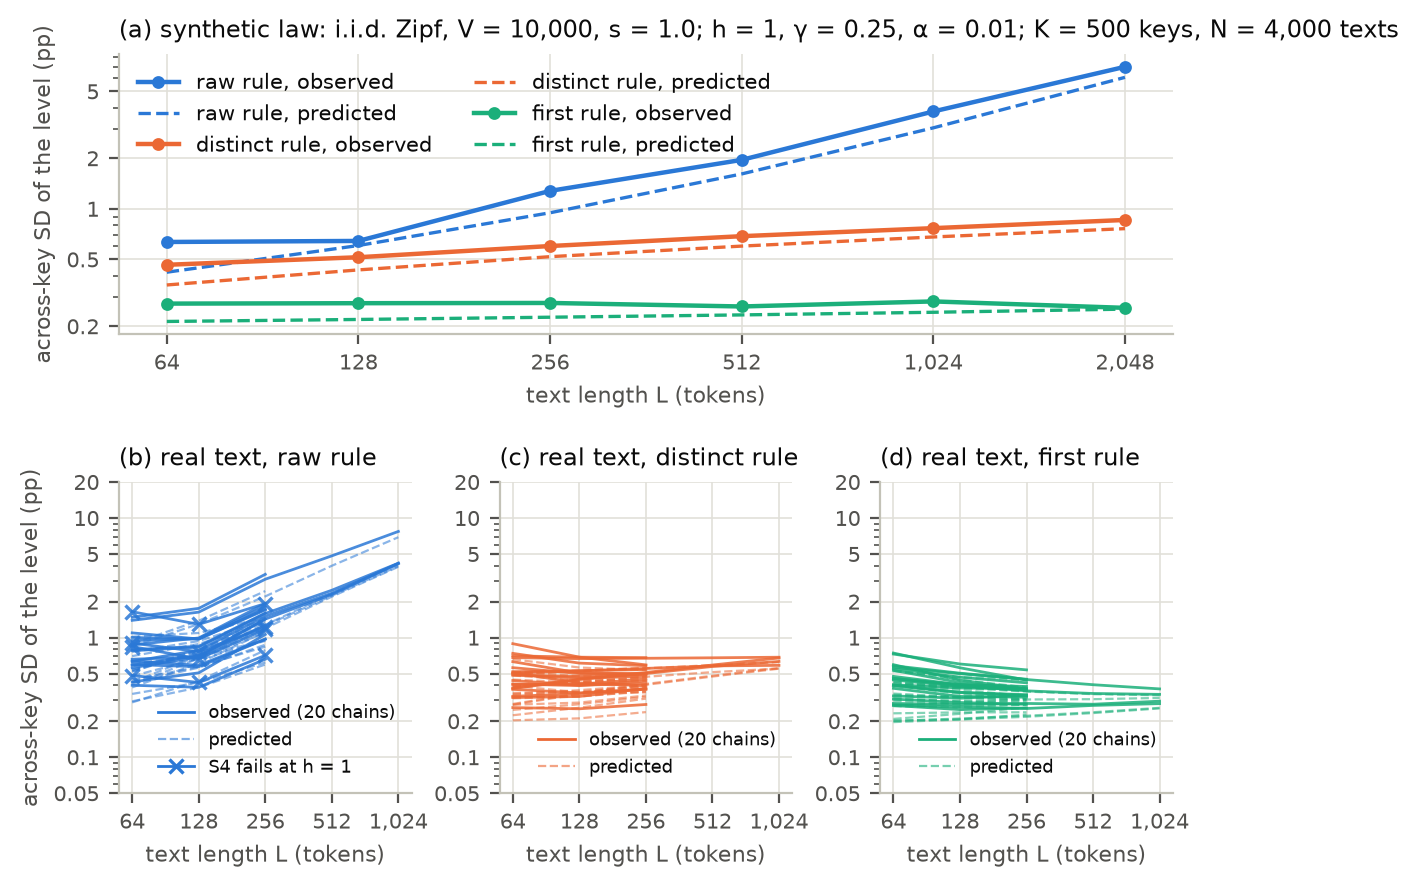

Python code for this plot:
#!/usr/bin/env python3
"""F2 — the across-key SD of the level against text length under the three retention rules (Study 1 Figure 2 and
Study 2 Figure 2 re-rendered for the paper).

Panel (a): one synthetic law (i.i.d. Zipf, V = 10,000, s = 1.0) at h = 1 and γ = 0.25, the observed SD (solid) and the
first-order prediction (dashed) under the raw, distinct and first rules; panels (b)–(d): the twenty real-text chains
(ten corpus cells × two tokenizers) at h = 1, KGW γ = 0.25, α = 0.01, one panel per rule, observed solid and predicted
dashed, the four raw-rule chains on which the registered S4 fails at h = 1 marked with crosses. Sources: the locked
analysers' outputs (Study 1 descriptive.level_sd_curves_by_rule; Study 2 descriptive.cell_summaries), checked against
the Study 2 S4 rule rows and the registers.
"""
import sys
from pathlib import Path

import numpy as np

sys.path.insert(0, str(Path(__file__).resolve().parents[1]))
import paperlib as P  # noqa: E402

plt = P.style()
r1, r2 = P.results("s1"), P.results("s2"); R1, R2 = P.register("s1"), P.register("s2")
RULES = ("raw", "distinct", "first"); COL = dict(zip(RULES, P.SLOT[:3]))
LAW, H, G = "zipf_V10000_s1.0", "1", "0.25"

fig = plt.figure(figsize=(6.8, 4.8))
gs = fig.add_gridspec(2, 3, height_ratios=(0.9, 1.0), hspace=0.5, wspace=0.3)
ax0 = fig.add_subplot(gs[0, :])
curves = r1["descriptive"]["level_sd_curves_by_rule"]
for rule in RULES:
    es = [e for e in curves[rule] if e["chain"] == [LAW, H, G, rule]]
    assert len(es) == 1, (rule, len(es))
    e = es[0]; L = np.asarray(e["L"]); obs = np.asarray(e["level_sd_obs_pp"], float); pred = np.asarray(e["level_sd_pred_pp"], float)
    ax0.plot(L, obs, color=COL[rule], marker="o", ms=3.6, lw=1.6, label=f"{rule} rule, observed")
    ax0.plot(L, pred, color=COL[rule], ls="--", lw=1.2, label=f"{rule} rule, predicted")
    growth = e["rho_bar"][-1] / e["rho_bar"][0]
    P.register_value(f"f2_synthetic_{rule}_rho_growth", f"{growth:.1f}"); P.register_value(f"f2_synthetic_{rule}_sd_Lmax_pp", f"{obs[-1]:.2f}")
    if rule == "raw":   # the registered growth range of ρ̄ over the core laws under the raw rule contains this law's growth
        lo, hi = P.num_range(R1["rho_growth_raw_range"]); assert lo - 0.05 <= growth <= hi + 0.05, (growth, R1["rho_growth_raw_range"])
ax0.set_xscale("log", base=2); ax0.set_xticks([64, 128, 256, 512, 1024, 2048]); ax0.set_xticklabels(["64", "128", "256", "512", "1,024", "2,048"])
ax0.set_yscale("log"); P.logfmt(ax0, "y", subs=(1.0, 2.0, 5.0))
ax0.set_title(f"(a) synthetic law: i.i.d. Zipf, V = 10,000, s = 1.0; h = 1, γ = 0.25, α = 0.01; K = {R1['K']} keys, N = {R1['N']} texts", loc="left")
ax0.set_ylabel("across-key SD of the level (pp)"); ax0.set_xlabel("text length L (tokens)")
ax0.legend(ncol=2, loc="upper left")

CS = r2["descriptive"]["cell_summaries"]
S4 = r2["rules"]["S4_H_length_raw"]
fail_h1 = {(f["tag"], f["tokenizer"]) for f in S4["failing"] if f["h"] == 1}
assert len(fail_h1) == 4, fail_h1
decided = {(d["tag"], d["tokenizer"]): d for d in S4["decided"] if d["h"] == 1}   # one S4 row per chain: L and sd_obs are lists over the chain
n_chains = {}
for j, rule in enumerate(RULES):
    ax = fig.add_subplot(gs[1, j])
    for tag in P.CELL_ORDER:
        for tok in ("llama", "qwen"):
            cs = sorted([c for c in CS if c["tag"] == tag and c["tokenizer"] == tok and c["family"] == "kgw" and c["h"] == 1 and c["rule"] == rule
                         and c["colouring"] == "independent" and float(c["gamma"]) == 0.25 and float(c["alpha"]) == 0.01], key=lambda c: c["L"])
            assert len(cs) in (3, 5), (tag, tok, rule, len(cs))
            n_chains[rule] = n_chains.get(rule, 0) + 1
            L = [c["L"] for c in cs]; obs = [100 * c["sd_obs"] for c in cs]; pred = [100 * c["sd_pred"] for c in cs]
            if rule == "raw":   # the S4 rule rows hold the same observed SDs (the same locked analyser): assert equality
                d = decided[(tag, tok)]
                for c in cs:
                    k = list(d["L"]).index(c["L"]); assert abs(d["sd_obs"][k] - c["sd_obs"]) < 1e-12, (tag, tok, c["L"])
            failing = rule == "raw" and (tag, tok) in fail_h1
            ax.plot(L, obs, color=COL[rule], lw=1.0, alpha=0.85, marker="x" if failing else None, ms=5, mew=1.2, zorder=3 if failing else 2)
            ax.plot(L, pred, color=COL[rule], lw=0.8, ls="--", alpha=0.55, zorder=1)
    ax.set_xscale("log", base=2); ax.set_xticks([64, 128, 256, 512, 1024]); ax.set_xticklabels(["64", "128", "256", "512", "1,024"])
    ax.set_yscale("log"); P.logfmt(ax, "y", subs=(1.0, 2.0, 5.0)); ax.set_ylim(0.05, 20)
    ax.set_title(f"({'bcd'[j]}) real text, {rule} rule", loc="left")
    if j == 0:
        ax.set_ylabel("across-key SD of the level (pp)")
    ax.set_xlabel("text length L (tokens)")
    from matplotlib.lines import Line2D
    handles = [Line2D([], [], color=COL[rule], lw=1.0, label="observed (20 chains)"), Line2D([], [], color=COL[rule], lw=0.8, ls="--", alpha=0.6, label="predicted")]
    if rule == "raw":
        handles.append(Line2D([], [], color=COL[rule], lw=1.0, marker="x", ms=5, mew=1.2, label="S4 fails at h = 1"))
    ax.legend(handles=handles, loc="lower right", fontsize=6.5)
assert all(v == 20 for v in n_chains.values()), n_chains
P.check("F2 S4 chains", S4["n_chains"], R2["s4_chains"]); P.check("F2 S4 failing", len(S4["failing"]), R2["s4_failing_n"])
P.register_value("f2_n_real_chains_per_rule", 20); P.register_value("f2_n_s4_failing_h1", len(fail_h1)); P.register_value("f2_law_label", "i.i.d. Zipf, V = 10,000, s = 1.0")
P.save(fig, "fig2_length")
P.flush_values("f2")
P.finish_checks("fig2_length")
